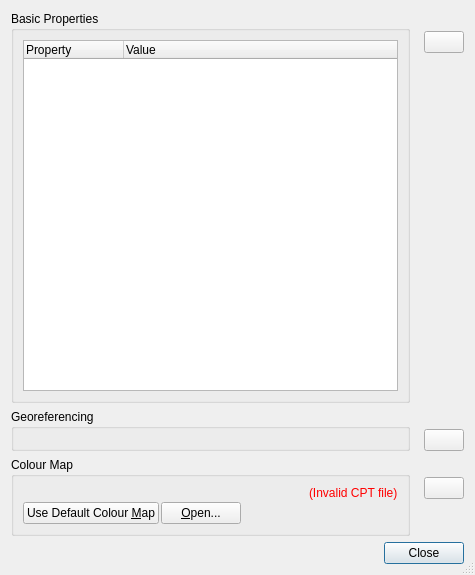
<?xml version="1.0" encoding="UTF-8"?>
<ui version="4.0">
 <class>RasterPropertiesDialog</class>
 <widget class="QDialog" name="RasterPropertiesDialog">
  <property name="geometry">
   <rect>
    <x>0</x>
    <y>0</y>
    <width>475</width>
    <height>575</height>
   </rect>
  </property>
  <property name="windowTitle">
   <string>Raster Properties</string>
  </property>
  <property name="windowIcon">
   <iconset resource="../qt-resources/qt_widgets.qrc">
    <normaloff>:/GPlates-icon-160x160-opaque.png</normaloff>:/GPlates-icon-160x160-opaque.png</iconset>
  </property>
  <property name="sizeGripEnabled">
   <bool>true</bool>
  </property>
  <layout class="QVBoxLayout" name="verticalLayout_5">
   <item>
    <layout class="QGridLayout" name="gridLayout">
     <item row="0" column="0">
      <widget class="QGroupBox" name="properties_groupbox">
       <property name="title">
        <string>Basic Properties</string>
       </property>
       <layout class="QHBoxLayout" name="horizontalLayout_2">
        <item>
         <widget class="QTreeWidget" name="properties_treewidget">
          <property name="alternatingRowColors">
           <bool>true</bool>
          </property>
          <property name="selectionMode">
           <enum>QAbstractItemView::NoSelection</enum>
          </property>
          <column>
           <property name="text">
            <string>Property</string>
           </property>
          </column>
          <column>
           <property name="text">
            <string>Value</string>
           </property>
          </column>
         </widget>
        </item>
       </layout>
      </widget>
     </item>
     <item row="0" column="1">
      <widget class="QWidget" name="properties_help_widget" native="true">
       <layout class="QVBoxLayout" name="verticalLayout_2">
        <property name="spacing">
         <number>0</number>
        </property>
        <property name="leftMargin">
         <number>8</number>
        </property>
        <property name="topMargin">
         <number>20</number>
        </property>
        <property name="rightMargin">
         <number>0</number>
        </property>
        <property name="bottomMargin">
         <number>0</number>
        </property>
        <item>
         <widget class="QPushButton" name="properties_help_button">
          <property name="sizePolicy">
           <sizepolicy hsizetype="Fixed" vsizetype="Fixed">
            <horstretch>0</horstretch>
            <verstretch>0</verstretch>
           </sizepolicy>
          </property>
          <property name="toolTip">
           <string>What does this mean?</string>
          </property>
          <property name="text">
           <string/>
          </property>
          <property name="icon">
           <iconset resource="../qt-resources/qt_widgets.qrc">
            <normaloff>:/human_help_browser_16.png</normaloff>:/human_help_browser_16.png</iconset>
          </property>
          <property name="autoDefault">
           <bool>false</bool>
          </property>
         </widget>
        </item>
        <item>
         <widget class="QWidget" name="filler_widget_1" native="true"/>
        </item>
       </layout>
      </widget>
     </item>
     <item row="1" column="0">
      <widget class="QGroupBox" name="georeferencing_groupbox">
       <property name="title">
        <string>Georeferencing</string>
       </property>
       <layout class="QVBoxLayout" name="verticalLayout_4">
        <item>
         <widget class="QWidget" name="georeferencing_placeholder_widget" native="true">
          <property name="sizePolicy">
           <sizepolicy hsizetype="Preferred" vsizetype="Fixed">
            <horstretch>0</horstretch>
            <verstretch>0</verstretch>
           </sizepolicy>
          </property>
         </widget>
        </item>
       </layout>
      </widget>
     </item>
     <item row="1" column="1">
      <widget class="QWidget" name="extent_help_widget" native="true">
       <layout class="QVBoxLayout" name="verticalLayout_3">
        <property name="spacing">
         <number>0</number>
        </property>
        <property name="leftMargin">
         <number>8</number>
        </property>
        <property name="topMargin">
         <number>20</number>
        </property>
        <property name="rightMargin">
         <number>0</number>
        </property>
        <property name="bottomMargin">
         <number>0</number>
        </property>
        <item>
         <widget class="QPushButton" name="extent_help_button">
          <property name="sizePolicy">
           <sizepolicy hsizetype="Fixed" vsizetype="Fixed">
            <horstretch>0</horstretch>
            <verstretch>0</verstretch>
           </sizepolicy>
          </property>
          <property name="toolTip">
           <string>What does this mean?</string>
          </property>
          <property name="text">
           <string/>
          </property>
          <property name="icon">
           <iconset resource="../qt-resources/qt_widgets.qrc">
            <normaloff>:/human_help_browser_16.png</normaloff>:/human_help_browser_16.png</iconset>
          </property>
          <property name="autoDefault">
           <bool>false</bool>
          </property>
         </widget>
        </item>
        <item>
         <widget class="QWidget" name="filler_widget_2" native="true"/>
        </item>
       </layout>
      </widget>
     </item>
     <item row="2" column="0">
      <widget class="QGroupBox" name="colour_map_groupbox">
       <property name="title">
        <string>Colour Map</string>
       </property>
       <layout class="QVBoxLayout" name="verticalLayout">
        <property name="spacing">
         <number>2</number>
        </property>
        <item>
         <layout class="QHBoxLayout" name="horizontalLayout_5">
          <item>
           <widget class="QWidget" name="colour_map_placeholder_widget" native="true">
            <property name="sizePolicy">
             <sizepolicy hsizetype="Expanding" vsizetype="Preferred">
              <horstretch>0</horstretch>
              <verstretch>0</verstretch>
             </sizepolicy>
            </property>
           </widget>
          </item>
          <item>
           <widget class="QLabel" name="invalid_cpt_file_label">
            <property name="palette">
             <palette>
              <active>
               <colorrole role="WindowText">
                <brush brushstyle="SolidPattern">
                 <color alpha="255">
                  <red>255</red>
                  <green>0</green>
                  <blue>0</blue>
                 </color>
                </brush>
               </colorrole>
              </active>
              <inactive>
               <colorrole role="WindowText">
                <brush brushstyle="SolidPattern">
                 <color alpha="255">
                  <red>255</red>
                  <green>0</green>
                  <blue>0</blue>
                 </color>
                </brush>
               </colorrole>
              </inactive>
              <disabled>
               <colorrole role="WindowText">
                <brush brushstyle="SolidPattern">
                 <color alpha="255">
                  <red>120</red>
                  <green>120</green>
                  <blue>120</blue>
                 </color>
                </brush>
               </colorrole>
              </disabled>
             </palette>
            </property>
            <property name="text">
             <string>(Invalid CPT file)</string>
            </property>
           </widget>
          </item>
         </layout>
        </item>
        <item>
         <layout class="QHBoxLayout" name="horizontalLayout">
          <item>
           <widget class="QPushButton" name="use_default_colour_map_button">
            <property name="toolTip">
             <string>Use default, built-in colour map</string>
            </property>
            <property name="text">
             <string>Use Default Colour &amp;Map</string>
            </property>
            <property name="icon">
             <iconset resource="../qt-resources/qt_widgets.qrc">
              <normaloff>:/tango_undo_16.png</normaloff>:/tango_undo_16.png</iconset>
            </property>
            <property name="autoDefault">
             <bool>false</bool>
            </property>
           </widget>
          </item>
          <item>
           <widget class="QPushButton" name="open_cpt_button">
            <property name="sizePolicy">
             <sizepolicy hsizetype="Minimum" vsizetype="Preferred">
              <horstretch>0</horstretch>
              <verstretch>0</verstretch>
             </sizepolicy>
            </property>
            <property name="text">
             <string>&amp;Open...</string>
            </property>
            <property name="autoDefault">
             <bool>false</bool>
            </property>
           </widget>
          </item>
          <item>
           <spacer name="horizontalSpacer">
            <property name="orientation">
             <enum>Qt::Horizontal</enum>
            </property>
            <property name="sizeHint" stdset="0">
             <size>
              <width>40</width>
              <height>20</height>
             </size>
            </property>
           </spacer>
          </item>
         </layout>
        </item>
       </layout>
      </widget>
     </item>
     <item row="2" column="1">
      <widget class="QWidget" name="colour_map_help_widget" native="true">
       <layout class="QVBoxLayout" name="verticalLayout_6">
        <property name="spacing">
         <number>0</number>
        </property>
        <property name="leftMargin">
         <number>8</number>
        </property>
        <property name="topMargin">
         <number>20</number>
        </property>
        <property name="rightMargin">
         <number>0</number>
        </property>
        <property name="bottomMargin">
         <number>0</number>
        </property>
        <item>
         <widget class="QPushButton" name="colour_map_help_button">
          <property name="sizePolicy">
           <sizepolicy hsizetype="Fixed" vsizetype="Fixed">
            <horstretch>0</horstretch>
            <verstretch>0</verstretch>
           </sizepolicy>
          </property>
          <property name="toolTip">
           <string>What does this mean?</string>
          </property>
          <property name="text">
           <string/>
          </property>
          <property name="icon">
           <iconset resource="../qt-resources/qt_widgets.qrc">
            <normaloff>:/human_help_browser_16.png</normaloff>:/human_help_browser_16.png</iconset>
          </property>
          <property name="autoDefault">
           <bool>false</bool>
          </property>
         </widget>
        </item>
        <item>
         <widget class="QWidget" name="filler_widget_3" native="true"/>
        </item>
       </layout>
      </widget>
     </item>
    </layout>
   </item>
   <item>
    <widget class="QDialogButtonBox" name="main_buttonbox">
     <property name="standardButtons">
      <set>QDialogButtonBox::Close</set>
     </property>
    </widget>
   </item>
  </layout>
 </widget>
 <resources>
  <include location="../qt-resources/qt_widgets.qrc"/>
 </resources>
 <connections/>
</ui>
